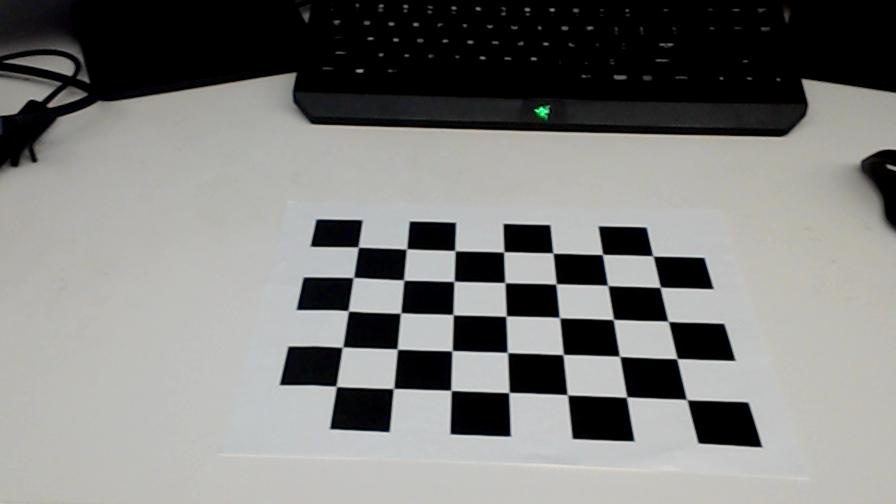
#> input picture data/108.jpg, 896 x 504 px; its folder holds only this picture in this run
$ python calibrate.py data/108.jpg
#> lines starting #> are read from the running program, lines starting #| are printed output that depends on the picture; long printed decimals are rounded
### src/common.py
#!/usr/bin/env python

'''
This module contains some common routines used by other samples.
Please follow OpenCV license clause.
'''

# Python 2/3 compatibility
from __future__ import print_function
import sys
PY3 = sys.version_info[0] == 3

if PY3:
    from functools import reduce

import numpy as np
import cv2

# built-in modules
import os
import itertools as it
from contextlib import contextmanager

image_extensions = ['.bmp', '.jpg', '.jpeg', '.png', '.tif', '.tiff', '.pbm', '.pgm', '.ppm']

class Bunch(object):
    def __init__(self, **kw):
        self.__dict__.update(kw)
    def __str__(self):
        return str(self.__dict__)

def splitfn(fn):
    path, fn = os.path.split(fn)
    name, ext = os.path.splitext(fn)
    return path, name, ext

def anorm2(a):
    return (a*a).sum(-1)
def anorm(a):
    return np.sqrt( anorm2(a) )

# [44 lines left out: functions homotrans, to_rect, rect2rect_mtx, lookat, mtx2rvec, draw_str, not called in this run]

class Sketcher:
    # [8 lines left out: function __init__, not called in this run]

    def show(self):
        cv2.imshow(self.windowname, self.dests[0])

    # [13 lines left out: function on_mouse, not called in this run]


# palette data from matplotlib/_cm.py
_jet_data =   {'red':   ((0., 0, 0), (0.35, 0, 0), (0.66, 1, 1), (0.89,1, 1),
                         (1, 0.5, 0.5)),
               'green': ((0., 0, 0), (0.125,0, 0), (0.375,1, 1), (0.64,1, 1),
                         (0.91,0,0), (1, 0, 0)),
               'blue':  ((0., 0.5, 0.5), (0.11, 1, 1), (0.34, 1, 1), (0.65,0, 0),
                         (1, 0, 0))}

cmap_data = { 'jet' : _jet_data }

# [14 lines left out: function make_cmap, not called in this run]

def nothing(*arg, **kw):
    pass

def clock():
    return cv2.getTickCount() / cv2.getTickFrequency()

# [8 lines left out: function Timer, not called in this run]

class StatValue:
    def __init__(self, smooth_coef = 0.5):
        self.value = None
        self.smooth_coef = smooth_coef
    # [6 lines left out: function update, not called in this run]

class RectSelector:
    # [31 lines left out: functions __init__, onmouse, draw, not called in this run]
    @property
    def dragging(self):
        return self.drag_rect is not None


# [24 lines left out: functions grouper, mosaic, not called in this run]

def getsize(img):
    h, w = img.shape[:2]
    return w, h

def mdot(*args):
    return reduce(np.dot, args)

# [4 lines left out: function draw_keypoints, not called in this run]

### calibrate.py
#!/usr/bin/env python

'''
calibrate.py

This script is adapted from OpenCV.
Changes include parsing more parameters, and formatting the json and yaml saving of calibration results.

Revision by Long Qian
Contact: lqian8@jhu.edu


camera calibration for distorted images with chess board samples
reads distorted images, calculates the calibration and write undistorted images

usage:
    calibrate.py [--debug <output path>] [--square_size] [--pattern_width] [--pattern_height] [<image mask>]

default values:
    --debug:    ./output/
    --square_size: 1.0
    --pattern_width: 7
    --pattern_height: 5
    <image mask> defaults to data/*.jpg
'''

# Python 2/3 compatibility
from __future__ import print_function

import numpy as np
import cv2
import json, yaml

# local modules
from common import splitfn

# built-in modules
import os

if __name__ == '__main__':
    import sys
    import getopt
    from glob import glob

    args, img_mask = getopt.getopt(sys.argv[1:], '', ['debug=', 'square_size=', 'pattern_width=', 'pattern_height='])
    args = dict(args)
    args.setdefault('--debug', './output/')
    args.setdefault('--square_size', 1.0)
    args.setdefault('--pattern_width', 7)
    args.setdefault('--pattern_height', 5)
    if not img_mask:
        img_mask = 'data/*.jpg'  # default
    else:
        img_mask = img_mask[0]
    print(img_mask)

    img_names = glob(img_mask)
    debug_dir = args.get('--debug')
    if not os.path.isdir(debug_dir):
        os.mkdir(debug_dir)
    square_size = float(args.get('--square_size'))

    # pattern_size should be set to the pattern used for calibration
    # 7x5 is the default opencv setup
    pattern_size = (int(args.get('--pattern_width')), int(args.get('--pattern_height')))
    pattern_points = np.zeros((np.prod(pattern_size), 3), np.float32)
    pattern_points[:, :2] = np.indices(pattern_size).T.reshape(-1, 2)
    pattern_points *= square_size

    obj_points = []
    img_points = []
    h, w = 0, 0
    img_names_undistort = []
    for fn in img_names:
        print('processing %s... ' % fn, end='')
        img = cv2.imread(fn, 0)
        if img is None:
            print("Failed to load", fn)
            continue

        h, w = img.shape[:2]
        found, corners = cv2.findChessboardCorners(img, pattern_size)
#> found = True; corners = 35 rows, first 8: [358.5, 247.2], [406.7, 248.8], [455, 250.6], [503.8, 251.9], [553, 253], [602.6, 254.3], [652.9, 255.9], [353.2, 277.6]
        if found:
            term = (cv2.TERM_CRITERIA_EPS + cv2.TERM_CRITERIA_COUNT, 30, 0.1)
            cv2.cornerSubPix(img, corners, (5, 5), (-1, -1), term)

        if debug_dir:
            vis = cv2.cvtColor(img, cv2.COLOR_GRAY2BGR)
            cv2.drawChessboardCorners(vis, pattern_size, corners, found)
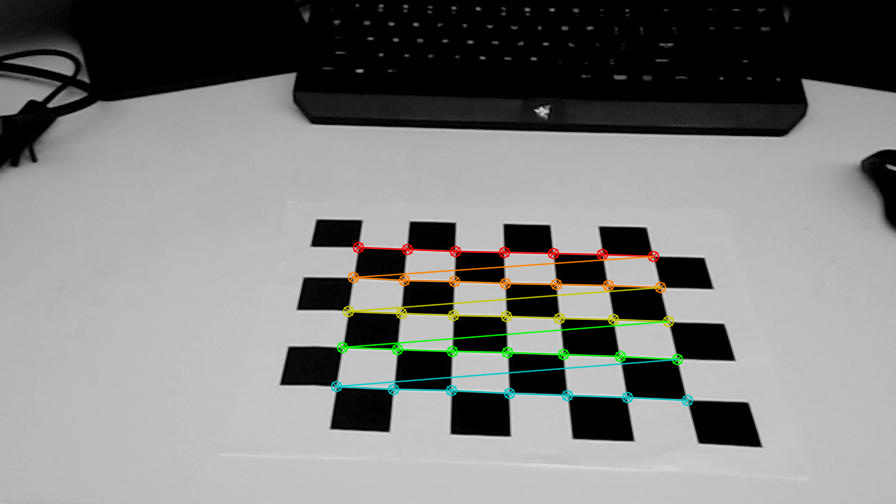
#> vis: shape (504, 896, 3); mean B, G, R 124.7, 126.3, 125.8
            path, name, ext = splitfn(fn)
            outfile = debug_dir + name + '_chess.png'
            cv2.imwrite(outfile, vis)
            if found:
                img_names_undistort.append(outfile)

        if not found:
            print('chessboard not found')
            continue

        img_points.append(corners.reshape(-1, 2))
        obj_points.append(pattern_points)

        print('ok')

    # calculate camera distortion
    rms, camera_matrix, dist_coefs, rvecs, tvecs = cv2.calibrateCamera(obj_points, img_points, (w, h), None, None, flags=cv2.CALIB_FIX_K3)
#> rms = 0.198; camera_matrix = [[763.6, 0, 418.9], [0, 599.6, 257.8], [0, 0, 1]]; dist_coefs = [[0.0909, 0.0203, -0.0117, 0.00131, 0]]; rvecs = ([-0.67, 0.0124, 0.0462],); tvecs = ([-1.25, -0.272, 15.78],)

    print("\nRMS:", rms)
#| RMS: 0.1977
    print("camera matrix:\n", camera_matrix)
#| camera matrix:
#|  [[763.567   0.         418.939]
#|  [  0.         599.578 257.777]
#|  [  0.           0.           1.        ]]
    print("distortion coefficients: ", dist_coefs.ravel())
#| distortion coefficients:  [ 0.0909   0.02031 -0.01166  0.001313  0.        ]


    data = {"camera_matrix": camera_matrix.tolist(), "dist_coeff": dist_coefs.tolist(), "height": h, "width": w}
#> data = {'camera_matrix': [[763.6, 0, 418.9], [0, 599.6, 257.8], [0, 0, 1]], 'dist_coeff': [[0.0909, 0.0203, -0.0117, 0.00131, 0]], 'height': 504, 'width': 896}
    yname = "data.yaml"
    with open(yname, "w") as f:
        yaml.dump(data, f)
    jname = "data.json"
    with open(jname, "w") as f:
        json.dump(data, f)


    # undistort the image with the calibration
    print('')
    for img_found in img_names_undistort:
        img = cv2.imread(img_found)

        h,  w = img.shape[:2]
        newcameramtx, roi = cv2.getOptimalNewCameraMatrix(camera_matrix, dist_coefs, (w, h), 1, (w, h))
#> newcameramtx = [[787.1, 0, 421.6], [0, 609.5, 254.1], [0, 0, 1]]; roi = (10, 11, 873, 486)

        dst = cv2.undistort(img, camera_matrix, dist_coefs, None, newcameramtx)
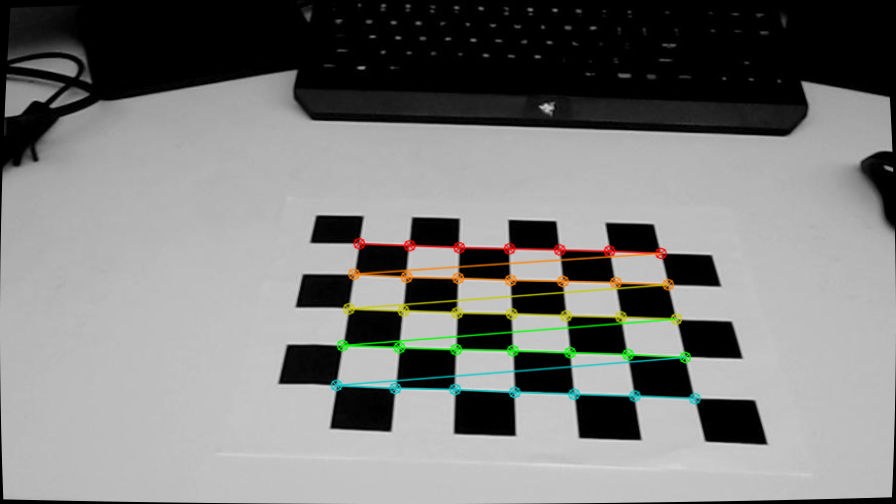
#> dst: shape (504, 896, 3); mean B, G, R 123.7, 125.4, 124.8

        # crop and save the image
        x, y, w, h = roi
#> x = 10; y = 11; w = 873; h = 486
        dst = dst[y:y+h, x:x+w]
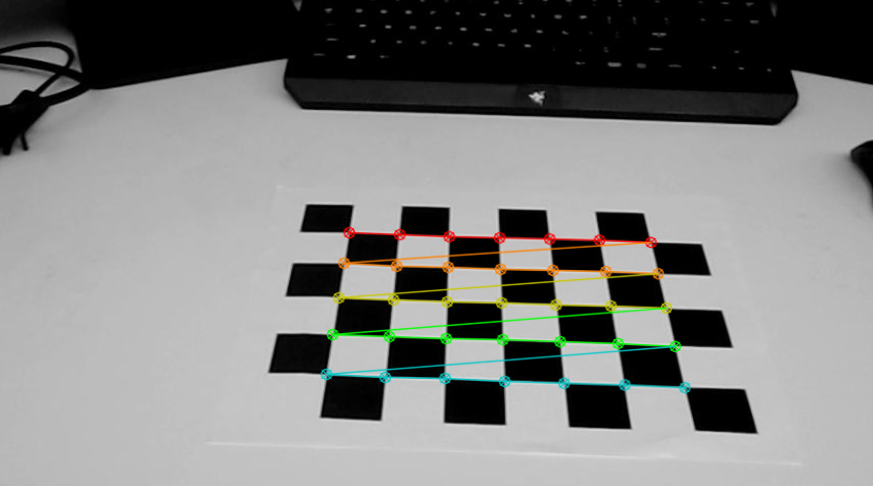
#> dst: shape (486, 873, 3); mean B, G, R 126.6, 128.4, 127.8
        outfile = img_found + '_undistorted.png'
        print('Undistorted image written to: %s' % outfile)
        cv2.imwrite(outfile, dst)

    cv2.destroyAllWindows()

$ run again, on data/25.jpg
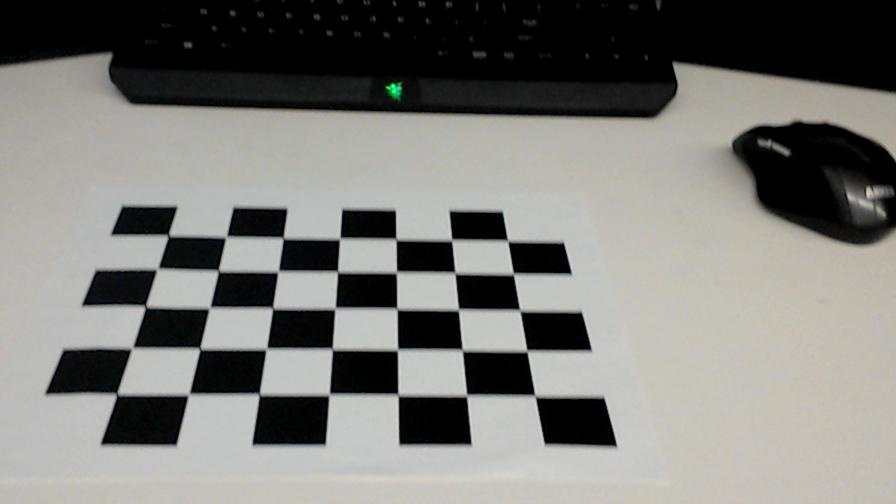
#> input picture data/25.jpg, 896 x 504 px
#> found = True; corners = 35 rows, first 8: [167.5, 236], [226.1, 234.9], [281.3, 239.6], [340, 239], [396, 239.5], [451.5, 240], [507.5, 240.5], [158, 269.5]
#> `cv2.drawChessboardCorners(vis, pattern_size, corners, found)`:
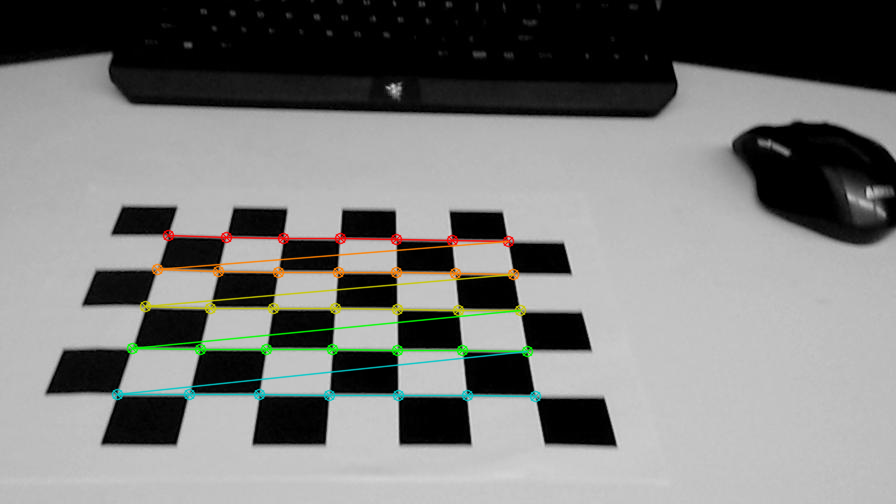
#> vis: shape (504, 896, 3); mean B, G, R 122.1, 123.9, 123.3
#> rms = 0.262; camera_matrix = [[1052.1, 0, 453.5], [0, 1201.7, 224.7], [0, 0, 1]]; dist_coefs = [[0.194, -0.192, -0.0148, 0.0175, 0]]; rvecs = ([-1.06, -0.0663, -0.0265],); tvecs = ([-5.02, 0.188, 18.49],)
#| RMS: 0.262
#| camera matrix:
#|  [[1.05211051e+03 0.00000000e+00 4.53527562e+02]
#|  [0.00000000e+00 1.20165462e+03 2.24718125e+02]
#|  [0.00000000e+00 0.00000000e+00 1.00000000e+00]]
#| distortion coefficients:  [ 0.1941 -0.1921 -0.0148  0.01751  0.        ]
#> data = {'camera_matrix': [[1052.1, 0, 453.5], [0, 1201.7, 224.7], [0, 0, 1]], 'dist_coeff': [[0.194, -0.192, -0.0148, 0.0175, 0]], 'height': 504, 'width': 896}
#> newcameramtx = [[1077.5, 0, 462.8], [0, 1206.9, 222.6], [0, 0, 1]]; roi = (5, 11, 886, 484)
#> `x, y, w, h = roi`: x = 5; y = 11; w = 886; h = 484
#> `dst = dst[y:y+h, x:x+w]`:
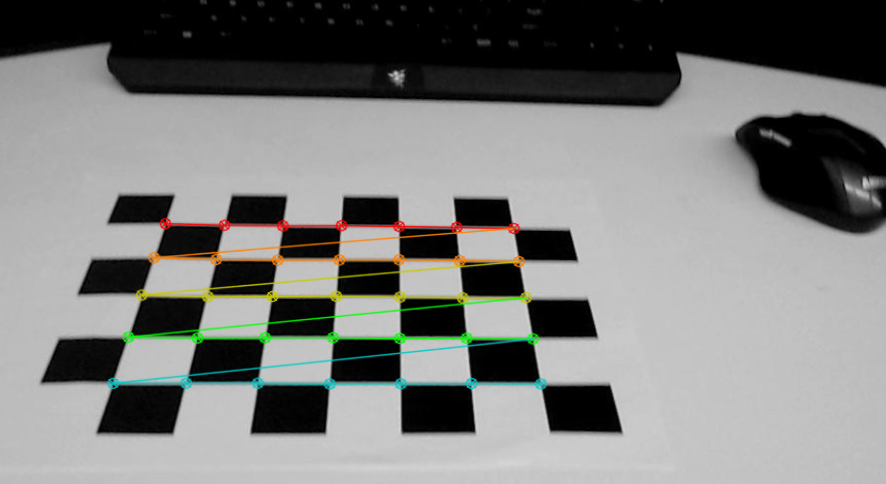
#> dst: shape (484, 886, 3); mean B, G, R 123, 124.9, 124.2

$ run again, on data/250.jpg
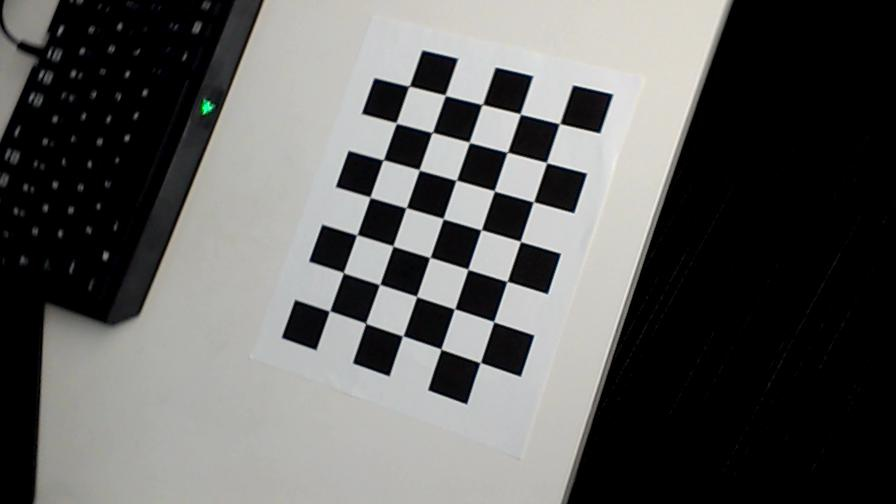
#> input picture data/250.jpg, 896 x 504 px
#> found = True; corners = 35 rows, first 8: [329.5, 310.9], [343.4, 272.5], [356.6, 234.9], [370, 197.1], [383.3, 159.8], [396.6, 123.4], [409.4, 85.84], [365.7, 323.6]
#> `cv2.drawChessboardCorners(vis, pattern_size, corners, found)`:
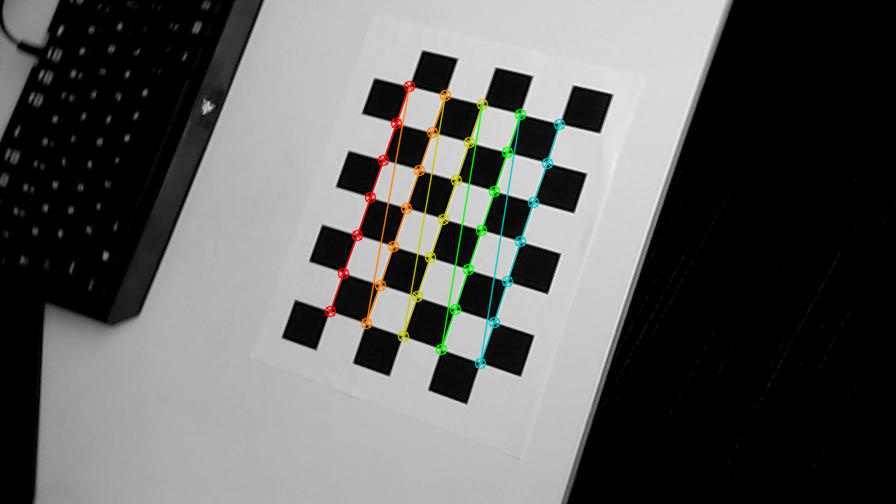
#> vis: shape (504, 896, 3); mean B, G, R 94, 95.4, 95
#> rms = 0.101; camera_matrix = [[865.1, 0, 465.1], [0, 859, 225.9], [0, 0, 1]]; dist_coefs = [[-0.142, 5.71, -0.00811, 0.0004, 0]]; rvecs = ([-0.336, 0.085, -1.25],); tvecs = ([-3.32, 2.1, 21.16],)
#| RMS: 0.101
#| camera matrix:
#|  [[865.090   0.         465.080]
#|  [  0.         859.039 225.908]
#|  [  0.           0.           1.        ]]
#| distortion coefficients:  [-1.42202102e-01  5.70824458e+00 -8.10629029e-03  4.00331347e-04
#|   0.00000000e+00]
#> data = {'camera_matrix': [[865.1, 0, 465.1], [0, 859, 225.9], [0, 0, 1]], 'dist_coeff': [[-0.142, 5.71, -0.00811, 0.0004, 0]], 'height': 504, 'width': 896}
#> newcameramtx = [[1052, 0, 452.7], [0, 883.2, 227.2], [0, 0, 1]]; roi = (87, 66, 739, 347)
#> `x, y, w, h = roi`: x = 87; y = 66; w = 739; h = 347
#> `dst = dst[y:y+h, x:x+w]`:
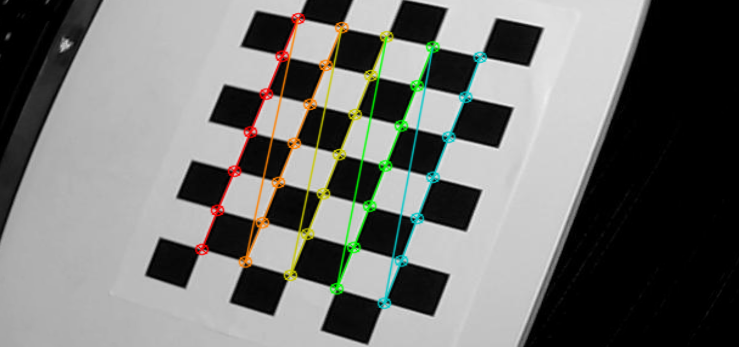
#> dst: shape (347, 739, 3); mean B, G, R 113.3, 116.2, 115.4

$ run again, on data/258.jpg
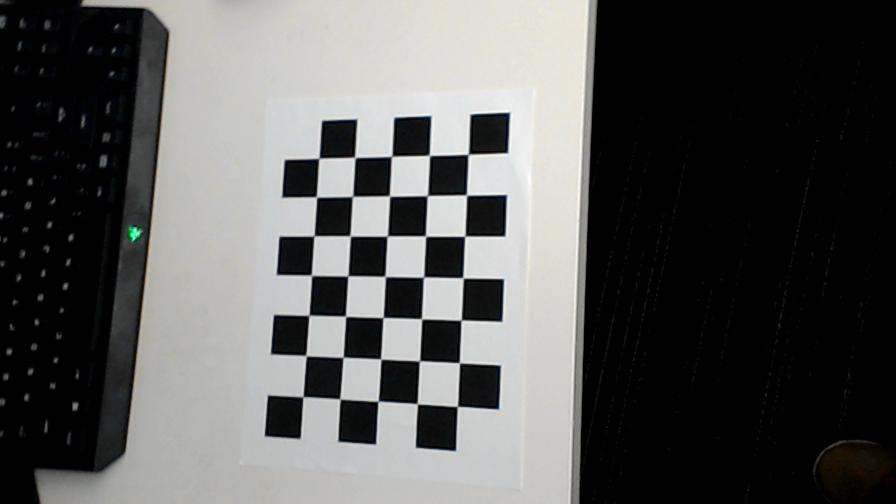
#> input picture data/258.jpg, 896 x 504 px
#> found = True; corners = 35 rows, first 8: [467.2, 153.6], [466.5, 195.1], [465.6, 236.6], [462.9, 278], [461.9, 321], [458.6, 363.6], [457.3, 406.5], [429.2, 155.5]
#> `cv2.drawChessboardCorners(vis, pattern_size, corners, found)`:
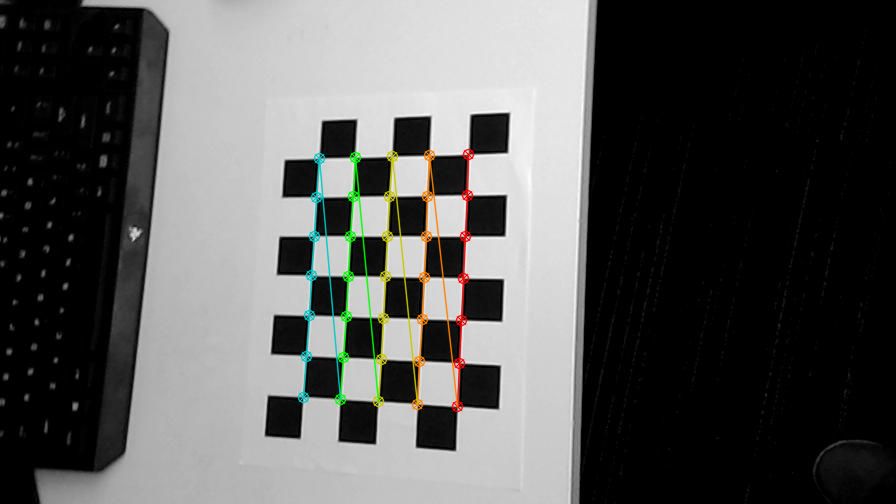
#> vis: shape (504, 896, 3); mean B, G, R 86.9, 88.2, 87.9
#> rms = 0.107; camera_matrix = [[895.7, 0, 433.8], [0, 896.9, 236.9], [0, 0, 1]]; dist_coefs = [[-0.0247, 2.49, 9.69e-05, -0.00936, 0]]; rvecs = ([0.163, 0.369, 1.58],); tvecs = ([0.835, -2, 21.68],)
#| RMS: 0.1069
#| camera matrix:
#|  [[895.729   0.         433.789]
#|  [  0.         896.943 236.907]
#|  [  0.           0.           1.        ]]
#| distortion coefficients:  [-2.47160322e-02  2.48813782e+00  9.68665476e-05 -9.35793692e-03
#|   0.00000000e+00]
#> data = {'camera_matrix': [[895.7, 0, 433.8], [0, 896.9, 236.9], [0, 0, 1]], 'dist_coeff': [[-0.0247, 2.49, 9.69e-05, -0.00936, 0]], 'height': 504, 'width': 896}
#> newcameramtx = [[986.9, 0, 433.9], [0, 908.6, 237.7], [0, 0, 1]]; roi = (22, 30, 848, 438)
#> `x, y, w, h = roi`: x = 22; y = 30; w = 848; h = 438
#> `dst = dst[y:y+h, x:x+w]`:
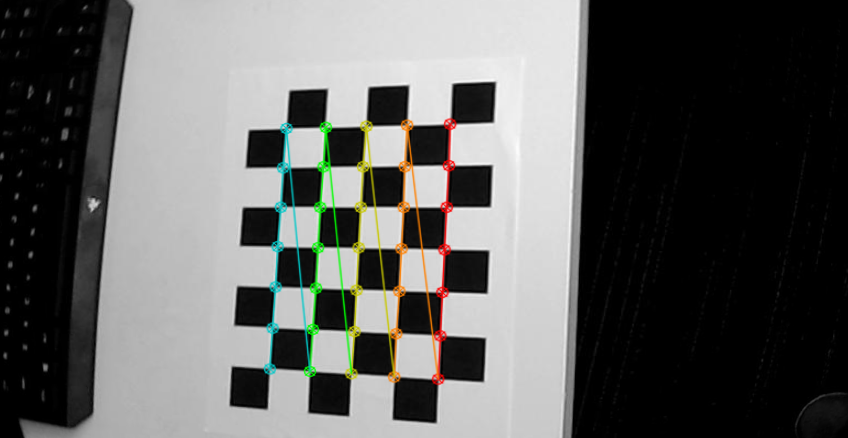
#> dst: shape (438, 848, 3); mean B, G, R 94.5, 96.3, 95.9
